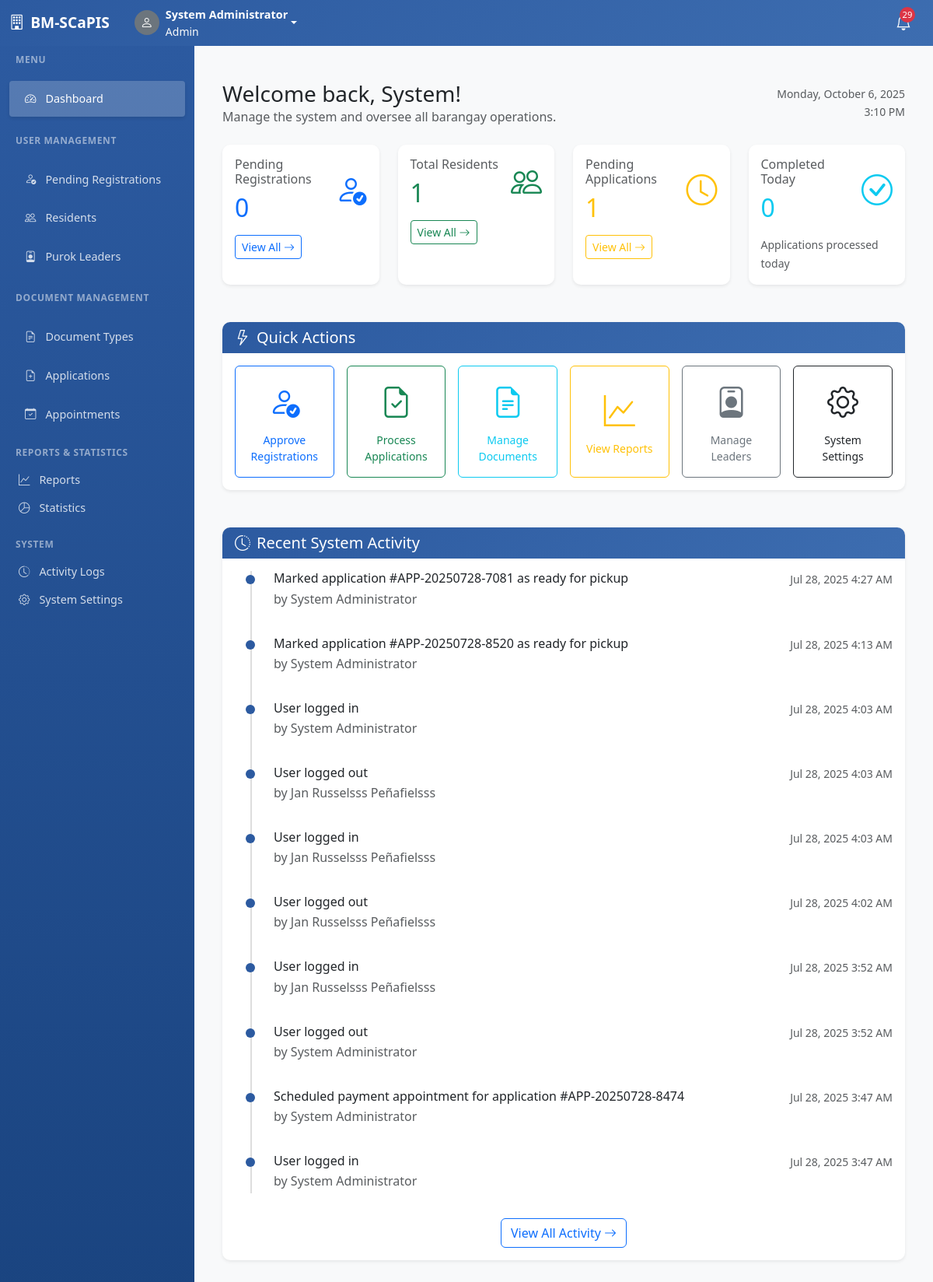
The page /dashboard.php (signed in) on the database as committed earlier.
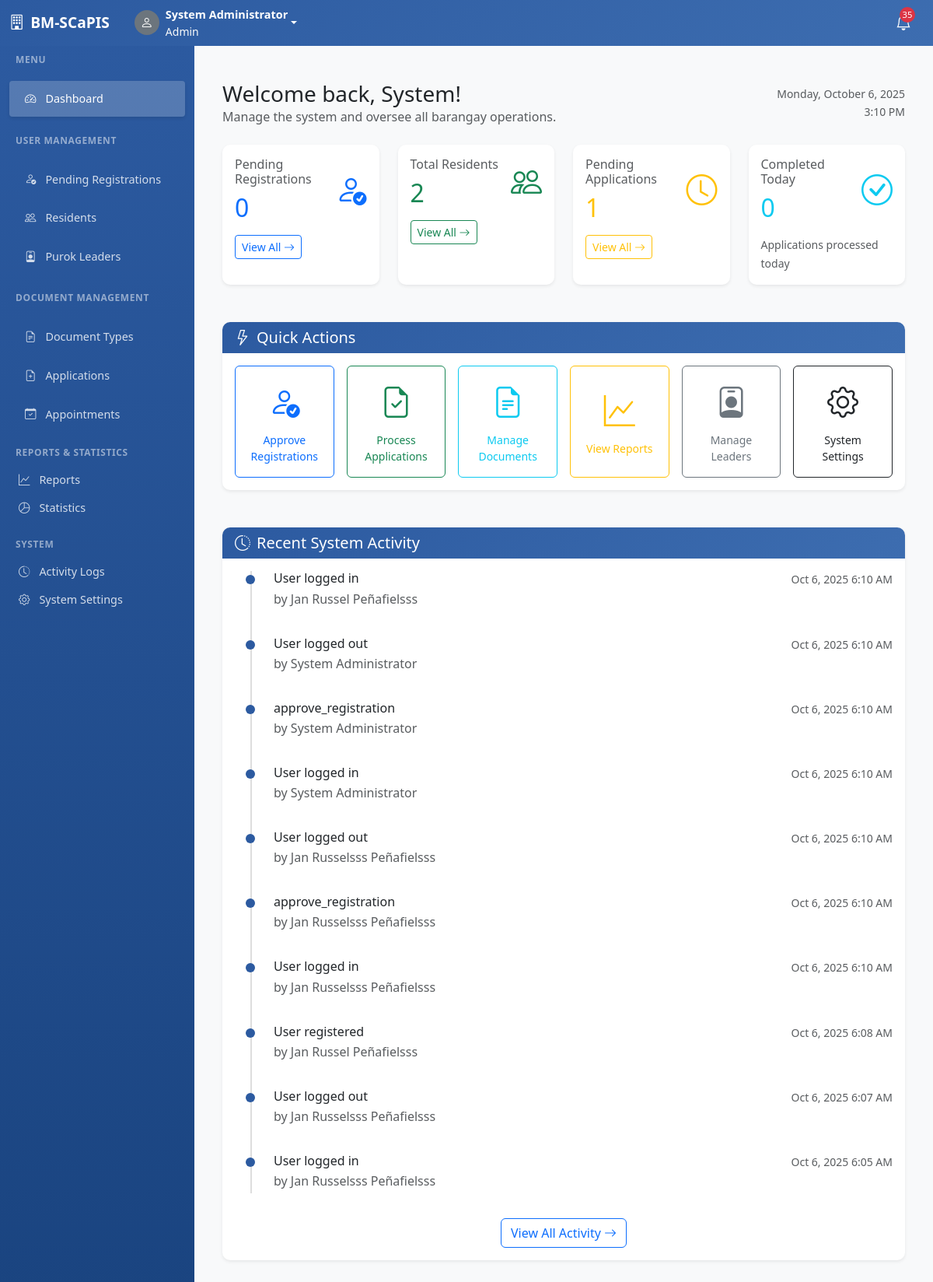
The same page on the database as committed later.
### tables this page shows
CREATE TABLE `activity_logs` (
  `id` int(11) NOT NULL,
  `user_id` int(11) DEFAULT NULL,
  `action` varchar(100) NOT NULL,
  `table_affected` varchar(50) DEFAULT NULL,
  `record_id` int(11) DEFAULT NULL,
  `old_values` longtext DEFAULT NULL CHECK (json_valid(`old_values`)),
  `new_values` longtext DEFAULT NULL CHECK (json_valid(`new_values`)),
  `ip_address` varchar(45) DEFAULT NULL,
  `user_agent` text DEFAULT NULL,
  `created_at` timestamp NOT NULL DEFAULT current_timestamp()
);

CREATE TABLE `users` (
  `id` int(11) NOT NULL,
  `username` varchar(50) NOT NULL,
  `password` varchar(255) NOT NULL,
  `role` enum('resident','purok_leader','admin') NOT NULL,
  `status` enum('pending','approved','disapproved') DEFAULT 'pending',
  `first_name` varchar(100) NOT NULL,
  `middle_name` varchar(100) DEFAULT NULL,
  `last_name` varchar(100) NOT NULL,
  `suffix` varchar(20) DEFAULT NULL,
  `birthdate` date DEFAULT NULL,
  `age` int(11) DEFAULT NULL,
  `gender` enum('Male','Female','Other') NOT NULL,
  `civil_status` enum('Single','Married','Divorced','Widowed') NOT NULL,
  `contact_number` varchar(15) DEFAULT NULL,
  `email` varchar(100) DEFAULT NULL,
  `purok_id` int(11) DEFAULT NULL,
  `address` text DEFAULT NULL,
  `occupation` varchar(100) DEFAULT NULL,
  `monthly_income` decimal(10,2) DEFAULT NULL,
  `emergency_contact_name` varchar(100) DEFAULT NULL,
  `emergency_contact_number` varchar(15) DEFAULT NULL,
  `profile_picture` varchar(255) DEFAULT NULL,
  `valid_id_front` varchar(255) DEFAULT NULL,
  `valid_id_back` varchar(255) DEFAULT NULL,
  `purok_leader_approval` enum('pending','approved','disapproved') DEFAULT 'pending',
  `admin_approval` enum('pending','approved','disapproved') DEFAULT 'pending',
  `purok_leader_remarks` text DEFAULT NULL,
  `admin_remarks` text DEFAULT NULL,
  `approved_by_purok_leader` int(11) DEFAULT NULL,
  `approved_by_admin` int(11) DEFAULT NULL,
  `approved_at` timestamp NULL DEFAULT NULL,
  `sms_notifications` tinyint(1) DEFAULT 1,
  `email_notifications` tinyint(1) DEFAULT 1,
  `created_at` timestamp NOT NULL DEFAULT current_timestamp(),
  `updated_at` timestamp NOT NULL DEFAULT current_timestamp() ON UPDATE current_timestamp()
);

### config.php (called while the page is built, shortened)
<?php
try {
    $pdo = new PDO("mysql:host=" . DB_HOST . ";dbname=" . DB_NAME . ";charset=utf8mb4", DB_USERNAME, DB_PASSWORD);
    $pdo->setAttribute(PDO::ATTR_ERRMODE, PDO::ERRMODE_EXCEPTION);
    $pdo->setAttribute(PDO::ATTR_DEFAULT_FETCH_MODE, PDO::FETCH_ASSOC);
} catch(PDOException $e) {
    die("Database connection failed: " . $e->getMessage());
}
function isLoggedIn() {
    global $pdo;
    try {
        $stmt = $pdo->prepare("SELECT id FROM users WHERE id = ?");
        $stmt->execute([$_SESSION['user_id']]);
        return true;
    } catch (PDOException $e) {
        return false;
    }
}
function getCurrentUser() {
    global $pdo;
    if (!isLoggedIn()) {
        return null;
    }
    $stmt = $pdo->prepare("SELECT * FROM users WHERE id = ?");
    $stmt->execute([$_SESSION['user_id']]);
    return $stmt->fetch();
}
require_once 'sms_functions.php';
function getUnreadNotifications($userId = null, $role = null) {
    global $pdo;
    $sql = "SELECT * FROM system_notifications WHERE is_read = 0";
    $params = [];
    if ($userId) {
        $sql .= " AND (target_user_id = ? OR target_role = ? OR target_role = 'all')";
        $params = [$userId, $role];
    } elseif ($role) {
        $sql .= " AND (target_role = ? OR target_role = 'all')";
        $params = [$role];
    }
    $sql .= " ORDER BY created_at DESC";
    $stmt = $pdo->prepare($sql);
    $stmt->execute($params);
    return $stmt->fetchAll();
}
?>

### dashboard.php (the view, shortened to what the changed rows need)
<?php
require_once 'config.php';
$stats = [];
if ($_SESSION['role'] === 'admin') {
    $stmt = $pdo->prepare("SELECT COUNT(*) FROM users WHERE role = 'resident' AND status = 'pending'");
    $stmt->execute();
    $stats['pending_registrations'] = $stmt->fetchColumn();
    $stmt = $pdo->prepare("SELECT COUNT(*) FROM users WHERE role = 'resident' AND status = 'approved'");
    $stmt->execute();
    $stats['total_residents'] = $stmt->fetchColumn();
    $stmt = $pdo->prepare("SELECT COUNT(*) FROM applications WHERE status = 'pending'");
    $stmt->execute();
    $stats['pending_applications'] = $stmt->fetchColumn();
    $stmt = $pdo->prepare("SELECT COUNT(*) FROM applications WHERE status = 'completed' AND DATE(updated_at) = CURDATE()");
    $stmt->execute();
    $stats['completed_today'] = $stmt->fetchColumn();
    $stmt = $pdo->prepare("
        SELECT al.*, u.first_name, u.last_name
        FROM activity_logs al
        LEFT JOIN users u ON al.user_id = u.id
        ORDER BY al.created_at DESC
        LIMIT 10
    ");
    $stmt->execute();
    $recentActivities = $stmt->fetchAll();
}
include 'header.php';
include 'sidebar.php';
?>
<div class="main-content">
    <div class="container-fluid py-4">
        <div class="row mb-4">
            <div class="col-12">
                <div class="d-flex justify-content-between align-items-center">
                    <div>
                        <h1 class="h3 mb-0">
                            Welcome back, <?php echo htmlspecialchars($currentUser['first_name']); ?>!
                        </h1>
                    </div>
                </div>
            </div>
        </div>
        <div class="row g-4 mb-5">
            <?php if ($_SESSION['role'] === 'admin'): ?>
                <div class="col-lg-3 col-md-6">
                    <div class="card stats-card primary border-0 shadow-sm h-100">
                        <div class="card-body">
                            <div class="d-flex justify-content-between align-items-center">
                                <div>
                                    <h6 class="card-title text-muted mb-2">Pending Registrations</h6>
                                    <h2 class="mb-0 text-primary"><?php echo number_format($stats['pending_registrations']); ?></h2>
                                </div>
                                <div class="text-primary">
                                    <i class="bi bi-person-check" style="font-size: 2.5rem;"></i>
                                </div>
                            </div>
                            <div class="mt-3">
                                <a href="pending-registrations.php" class="btn btn-sm btn-outline-primary">
                                    View All <i class="bi bi-arrow-right"></i>
                                </a>
                            </div>
                        </div>
                    </div>
                </div>
                <div class="col-lg-3 col-md-6">
                    <div class="card stats-card success border-0 shadow-sm h-100">
                        <div class="card-body">
                            <div class="d-flex justify-content-between align-items-center">
                                <div>
                                    <h6 class="card-title text-muted mb-2">Total Residents</h6>
                                    <h2 class="mb-0 text-success"><?php echo number_format($stats['total_residents']); ?></h2>
                                </div>
                                <div class="text-success">
                                    <i class="bi bi-people" style="font-size: 2.5rem;"></i>
                                </div>
                            </div>
                            <div class="mt-3">
                                <a href="residents.php" class="btn btn-sm btn-outline-success">
                                    View All <i class="bi bi-arrow-right"></i>
                                </a>
                            </div>
                        </div>
                    </div>
                </div>
                <div class="col-lg-3 col-md-6">
                    <div class="card stats-card warning border-0 shadow-sm h-100">
                        <div class="card-body">
                            <div class="d-flex justify-content-between align-items-center">
                                <div>
                                    <h6 class="card-title text-muted mb-2">Pending Applications</h6>
                                    <h2 class="mb-0 text-warning"><?php echo number_format($stats['pending_applications']); ?></h2>
                                </div>
                                <div class="text-warning">
                                    <i class="bi bi-clock" style="font-size: 2.5rem;"></i>
                                </div>
                            </div>
                            <div class="mt-3">
                                <a href="applications.php" class="btn btn-sm btn-outline-warning">
                                    View All <i class="bi bi-arrow-right"></i>
                                </a>
                            </div>
                        </div>
                    </div>
                </div>
                <div class="col-lg-3 col-md-6">
                    <div class="card stats-card info border-0 shadow-sm h-100">
                        <div class="card-body">
                            <div class="d-flex justify-content-between align-items-center">
                                <div>
                                    <h6 class="card-title text-muted mb-2">Completed Today</h6>
                                    <h2 class="mb-0 text-info"><?php echo number_format($stats['completed_today']); ?></h2>
                                </div>
                                <div class="text-info">
                                    <i class="bi bi-check-circle" style="font-size: 2.5rem;"></i>
                                </div>
                            </div>
                            <div class="mt-3">
                                <small class="text-muted">Applications processed today</small>
                            </div>
                        </div>
                    </div>
                </div>
            <?php endif; ?>
        </div>
        <div class="row g-4">
            <?php if ($_SESSION['role'] === 'admin' || $_SESSION['role'] === 'purok_leader'): ?>
                <div class="col-lg-12">
                    <div class="card border-0 shadow-sm">
                        <div class="card-body">
                            <?php if (!empty($recentActivities)): ?>
                                <div class="timeline">
                                    <?php foreach ($recentActivities as $activity): ?>
                                        <div class="timeline-item">
                                            <div class="d-flex justify-content-between align-items-start">
                                                <div>
                                                    <h6 class="mb-1"><?php echo htmlspecialchars($activity['action']); ?></h6>
                                                    <p class="text-muted mb-1">
                                                        <?php if ($activity['first_name']): ?>
                                                            by <?php echo htmlspecialchars($activity['first_name'] . ' ' . $activity['last_name']); ?>
                                                        <?php else: ?>
                                                            System action
                                                        <?php endif; ?>
                                                    </p>
                                                </div>
                                                <small class="text-muted"><?php echo date('M j, Y g:i A', strtotime($activity['created_at'])); ?></small>
                                            </div>
                                        </div>
                                    <?php endforeach; ?>
                                </div>
                            <?php endif; ?>
                        </div>
                    </div>
                </div>
            <?php endif; ?>
        </div>
    </div>
</div>

### sidebar.php (shortened to what the changed rows need)
<?php
if (!isLoggedIn()) {
    ?>
    <nav class="navbar navbar-expand-lg navbar-dark fixed-top" style="background: linear-gradient(135deg, var(--primary-color), #3d6db0);">
        <div class="container">
            <a class="navbar-brand" href="index.php">
                <i class="bi bi-building me-2"></i><?php echo SYSTEM_NAME; ?>
            </a>
            <button class="navbar-toggler" type="button" data-bs-toggle="collapse" data-bs-target="#navbarNav">
                <span class="navbar-toggler-icon"></span>
            </button>
            <div class="collapse navbar-collapse" id="navbarNav">
                <ul class="navbar-nav ms-auto">
                    <li class="nav-item">
                        <a class="nav-link" href="index.php">
                            <i class="bi bi-house me-2"></i>Home
                        </a>
                    </li>
                    <li class="nav-item">
                        <a class="nav-link" href="about.php">
                            <i class="bi bi-info-circle me-2"></i>About
                        </a>
                    </li>
                    <li class="nav-item">
                        <a class="nav-link" href="services.php">
                            <i class="bi bi-list-ul me-2"></i>Services
                        </a>
                    </li>
                    <li class="nav-item">
                        <a class="nav-link" href="contact.php">
                            <i class="bi bi-telephone me-2"></i>Contact
                        </a>
                    </li>
                    <li class="nav-item">
                        <a class="nav-link" href="login.php">
                            <i class="bi bi-box-arrow-in-right me-2"></i>Login
                        </a>
                    </li>
                    <li class="nav-item">
                        <a class="btn btn-outline-light ms-2" href="register.php">
                            <i class="bi bi-person-plus me-2"></i>Register
                        </a>
                    </li>
                </ul>
            </div>
        </div>
    </nav>
    <?php
} else {
    $currentUser = getCurrentUser();
    $unreadNotifications = getUnreadNotifications($_SESSION['user_id'], $_SESSION['role']);
    $notificationCount = count($unreadNotifications);
    ?>
    <nav class="navbar navbar-expand-lg navbar-dark fixed-top" style="background: linear-gradient(135deg, var(--primary-color), #3d6db0);">
        <div class="container-fluid">
            <div class="d-flex align-items-center ms-auto">
                <div class="dropdown me-3">
                    <a class="nav-link position-relative text-white" href="#" data-bs-toggle="dropdown">
                        <i class="bi bi-bell fs-5"></i>
                        <?php if ($notificationCount > 0): ?>
                            <span class="notification-badge"><?php echo min($notificationCount, 99); ?></span>
                        <?php endif; ?>
                    </a>
                </div>
            </div>
        </div>
    </nav>
    <?php
}
?>

Rows that differ between the two databases and show on the page:
no longer on this page (row unchanged): activity_logs: action "Marked application #APP-20250728-7081 as ready for pickup", user.last_name "System Administrator", created_at "Jul 28, 2025 4:27 AM"
no longer on this page (row unchanged): activity_logs: action "Marked application #APP-20250728-8520 as ready for pickup", user.last_name "System Administrator", created_at "Jul 28, 2025 4:13 AM"
no longer on this page (row unchanged): activity_logs: action "User logged in", user.last_name "System Administrator", created_at "Jul 28, 2025 4:03 AM"
no longer on this page (row unchanged): activity_logs: action "User logged out", user.last_name "Jan Russelsss Peñafielsss", created_at "Jul 28, 2025 4:03 AM"
no longer on this page (row unchanged): activity_logs: action "User logged in", user.last_name "Jan Russelsss Peñafielsss", created_at "Jul 28, 2025 4:03 AM"
no longer on this page (row unchanged): activity_logs: action "User logged out", user.last_name "Jan Russelsss Peñafielsss", created_at "Jul 28, 2025 4:02 AM"
no longer on this page (row unchanged): activity_logs: action "User logged in", user.last_name "Jan Russelsss Peñafielsss", created_at "Jul 28, 2025 3:52 AM"
no longer on this page (row unchanged): activity_logs: action "User logged out", user.last_name "System Administrator", created_at "Jul 28, 2025 3:52 AM"
no longer on this page (row unchanged): activity_logs: action "Scheduled payment appointment for application #APP-20250728-8474", user.last_name "System Administrator", created_at "Jul 28, 2025 3:47 AM"
no longer on this page (row unchanged): activity_logs: action "User logged in", user.last_name "System Administrator", created_at "Jul 28, 2025 3:47 AM"
added activity_logs: action "User logged in", user.last_name "Jan Russel Peñafielsss", created_at "Oct 6, 2025 6:10 AM"
added activity_logs: action "User logged out", user.last_name "System Administrator", created_at "Oct 6, 2025 6:10 AM"
added activity_logs: action "approve_registration", user.last_name "System Administrator", created_at "Oct 6, 2025 6:10 AM"
added activity_logs: action "User logged in", user.last_name "System Administrator", created_at "Oct 6, 2025 6:10 AM"
added activity_logs: action "User logged out", user.last_name "Jan Russelsss Peñafielsss", created_at "Oct 6, 2025 6:10 AM"
added activity_logs: action "approve_registration", user.last_name "Jan Russelsss Peñafielsss", created_at "Oct 6, 2025 6:10 AM"
added activity_logs: action "User logged in", user.last_name "Jan Russelsss Peñafielsss", created_at "Oct 6, 2025 6:10 AM"
added activity_logs: action "User registered", user.last_name "Jan Russel Peñafielsss", created_at "Oct 6, 2025 6:08 AM"
added activity_logs: action "User logged out", user.last_name "Jan Russelsss Peñafielsss", created_at "Oct 6, 2025 6:07 AM"
added activity_logs: action "User logged in", user.last_name "Jan Russelsss Peñafielsss", created_at "Oct 6, 2025 6:05 AM"
Other text that changed with them:
min($notificationCount, 99): "29" → "35"
$stats['total_residents']: "1" → "2"
